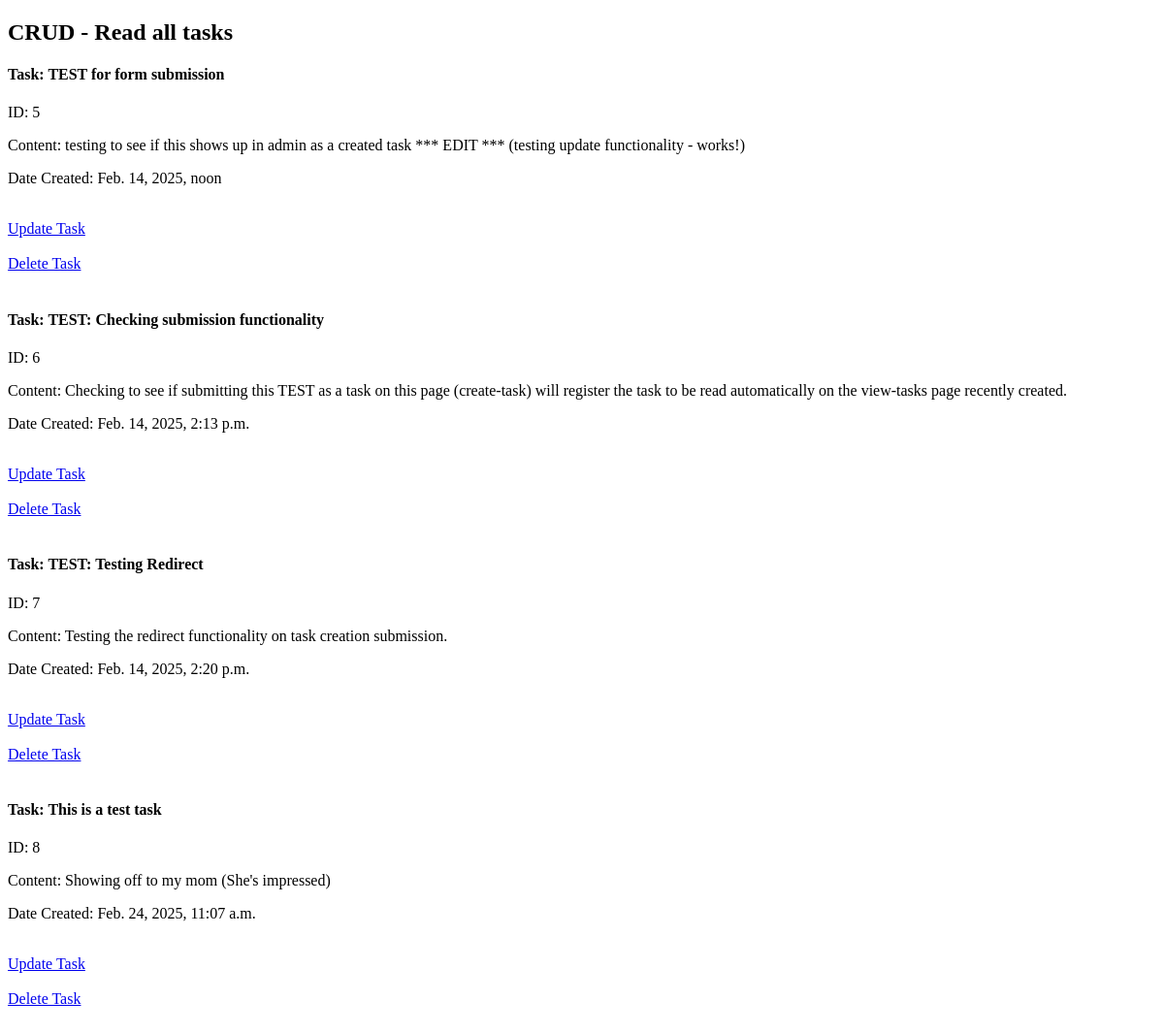
The app's page /view-tasks, older data.
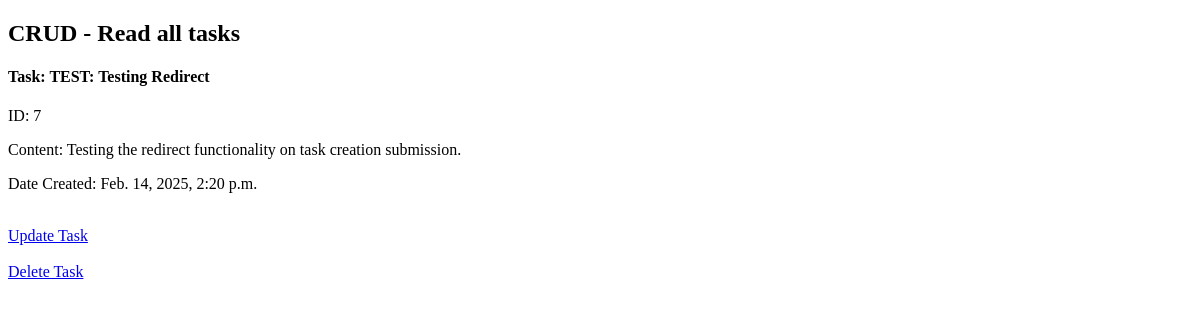
The same page, newer data.
### todo/models.py (models this page shows)
class Task(models.Model):
    title = models.CharField(max_length=85)
    content = models.CharField(max_length=300)
    date_posted = models.DateTimeField(auto_now_add=True)

### todo/views.py (the view)
# urls.py: path('view-tasks', views.viewTask, name="view-tasks"),
def viewTask(request):
    tasks = Task.objects.all()
    context = {'tasks' : tasks}
    return render(request, 'view-tasks.html', context=context)

### templates/view-tasks.html (shortened to what this page needs)
<!DOCTYPE html>
<html>
<head>
</head>
<body>
    <h2>CRUD - Read all tasks</h2>
	{% for task in tasks %}
		<h4>Task: {{task.title}}</h4>
		<p>ID: {{task.id}}</p>
		<p>Content: {{task.content}}</p>
		<p>Date Created: {{task.date_posted}}</p>
		<br>
		<a href=" {% url 'update-task' task.id %}">Update Task</a>
		<br><br>
		<a href=" {% url 'delete-task' task.id %}">Delete Task</a>
		<br><br>
	{% endfor %}
</body>
</html>

Row changes from the older to the newer data that the page shows:
removed Task: title "TEST for form submission", id "5", content "testing to see if this shows up in admin as a created task *** EDIT *** (testing update functionality - works!)", date_posted "Feb. 14, 2025, noon"
removed Task: title "TEST: Checking submission functionality", id "6", content "Checking to see if submitting this TEST as a task on this page (create-task) will register the task to be read automatically on the view-tasks page recently created.", date_posted "Feb. 14, 2025, 2:13 p.m."
removed Task: title "This is a test task", id "8", content "Showing off to my mom (She's impressed)", date_posted "Feb. 24, 2025, 11:07 a.m."
